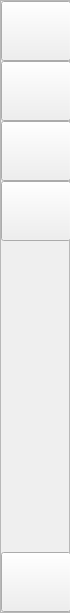
        <widget class="QFrame" name="frame_nav">
         <property name="minimumSize">
          <size>
           <width>70</width>
           <height>0</height>
          </size>
         </property>
         <property name="maximumSize">
          <size>
           <width>70</width>
           <height>16777215</height>
          </size>
         </property>
         <property name="styleSheet">
          <string notr="true"/>
         </property>
         <property name="frameShape">
          <enum>QFrame::StyledPanel</enum>
         </property>
         <property name="frameShadow">
          <enum>QFrame::Raised</enum>
         </property>
         <layout class="QVBoxLayout" name="verticalLayout">
          <property name="spacing">
           <number>0</number>
          </property>
          <property name="leftMargin">
           <number>0</number>
          </property>
          <property name="topMargin">
           <number>0</number>
          </property>
          <property name="rightMargin">
           <number>0</number>
          </property>
          <property name="bottomMargin">
           <number>0</number>
          </property>
          <item>
           <widget class="QPushButton" name="btn_gestion">
            <property name="minimumSize">
             <size>
              <width>70</width>
              <height>60</height>
             </size>
            </property>
            <property name="text">
             <string/>
            </property>
            <property name="icon">
             <iconset>
              <normaloff>../assets/icons/cil-folder.png</normaloff>../assets/icons/cil-folder.png</iconset>
            </property>
            <property name="iconSize">
             <size>
              <width>24</width>
              <height>24</height>
             </size>
            </property>
           </widget>
          </item>
          <item>
           <widget class="QPushButton" name="btn_g_entre">
            <property name="minimumSize">
             <size>
              <width>70</width>
              <height>60</height>
             </size>
            </property>
            <property name="text">
             <string/>
            </property>
            <property name="icon">
             <iconset>
              <normaloff>../assets/icons/cil-input.png</normaloff>../assets/icons/cil-input.png</iconset>
            </property>
            <property name="iconSize">
             <size>
              <width>24</width>
              <height>24</height>
             </size>
            </property>
           </widget>
          </item>
          <item>
           <widget class="QPushButton" name="btn_g_produit">
            <property name="minimumSize">
             <size>
              <width>70</width>
              <height>60</height>
             </size>
            </property>
            <property name="text">
             <string/>
            </property>
            <property name="icon">
             <iconset>
              <normaloff>../assets/icons/cil-briefcase.png</normaloff>../assets/icons/cil-briefcase.png</iconset>
            </property>
            <property name="iconSize">
             <size>
              <width>24</width>
              <height>24</height>
             </size>
            </property>
           </widget>
          </item>
          <item>
           <widget class="QPushButton" name="btn_ventes">
            <property name="minimumSize">
             <size>
              <width>70</width>
              <height>60</height>
             </size>
            </property>
            <property name="text">
             <string/>
            </property>
            <property name="icon">
             <iconset>
              <normaloff>../assets/icons/cil-chart-line.png</normaloff>../assets/icons/cil-chart-line.png</iconset>
            </property>
           </widget>
          </item>
          <item>
           <spacer name="verticalSpacer">
            <property name="orientation">
             <enum>Qt::Vertical</enum>
            </property>
            <property name="sizeHint" stdset="0">
             <size>
              <width>20</width>
              <height>311</height>
             </size>
            </property>
           </spacer>
          </item>
          <item>
           <widget class="QPushButton" name="btn_settings">
            <property name="minimumSize">
             <size>
              <width>70</width>
              <height>60</height>
             </size>
            </property>
            <property name="text">
             <string/>
            </property>
            <property name="icon">
             <iconset>
              <normaloff>../assets/icons/cil-settings.png</normaloff>../assets/icons/cil-settings.png</iconset>
            </property>
            <property name="iconSize">
             <size>
              <width>24</width>
              <height>24</height>
             </size>
            </property>
           </widget>
          </item>
         </layout>
        </widget>
